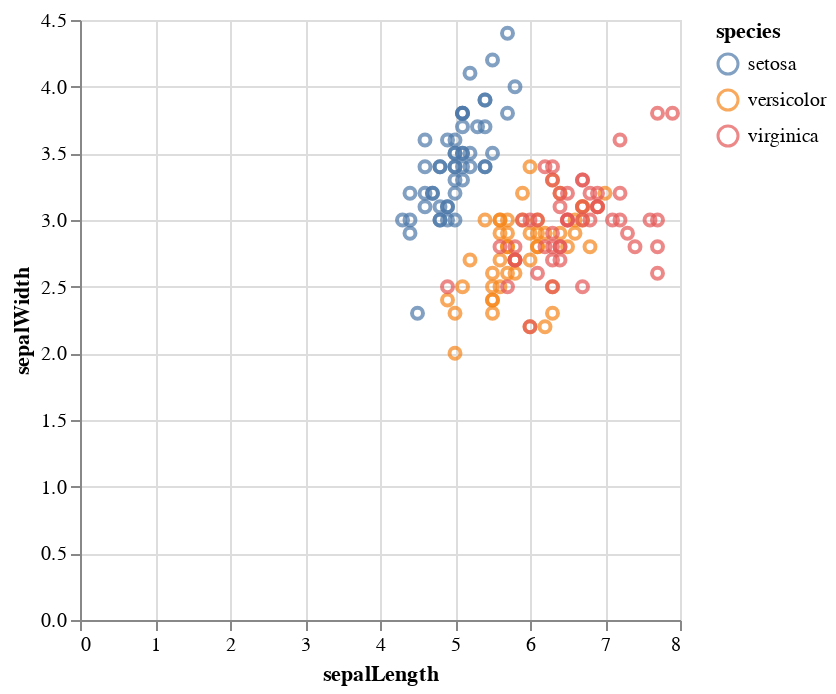

This figure's notebook cell:
### Markdown cell above
### Conditional Encodings

We will look at a new way of specifying an encoding in a Vega-Altair plot – conditional encoding. Using the `condition` function we can specify two different values a particular encoding depending on wether the condition is satisfied or not. E.g.

```python
encode(
    color = alt.condition(predicate, "red", "blue")
)
```

Here we specified that if value of `predicate` is `True` the color should be red else it should be blue. One of the possible values of `predicate` is the selection parameter. When we use a selection parameter as predicate the _true_ condition is met when points lie within the selection. We will update our interactive plot to show colors for points within the rectangular brush.

### Code cell
selection = alt.selection_interval()

alt.Chart(iris_df).mark_point().encode(
    x="sepalLength:Q",
    y="sepalWidth:Q",
    color=alt.condition(selection, "species:N", alt.value("gray"))
).add_params(
    selection
)

### Figure 1 — Vega-Lite specification as saved in the notebook (floating-point values rounded to 4 significant figures; data arrays with more than 128 entries replaced by an {"elided": "..."} marker saying what was removed)
{"config": {"view": {"continuousWidth": 300, "continuousHeight": 300}}, "data": {"name": "data-fca4a91edf579a616212ebff2e4ce4dd"}, "mark": {"type": "point"}, "encoding": {"color": {"condition": {"param": "param_5", "field": "species", "type": "nominal"}, "value": "gray"}, "x": {"field": "sepalLength", "type": "quantitative"}, "y": {"field": "sepalWidth", "type": "quantitative"}}, "params": [{"name": "param_5", "select": {"type": "interval"}}], "$schema": "https://vega.github.io/schema/vega-lite/v5.20.1.json", "datasets": {"data-fca4a91edf579a616212ebff2e4ce4dd": {"elided": "150 records"}}}
